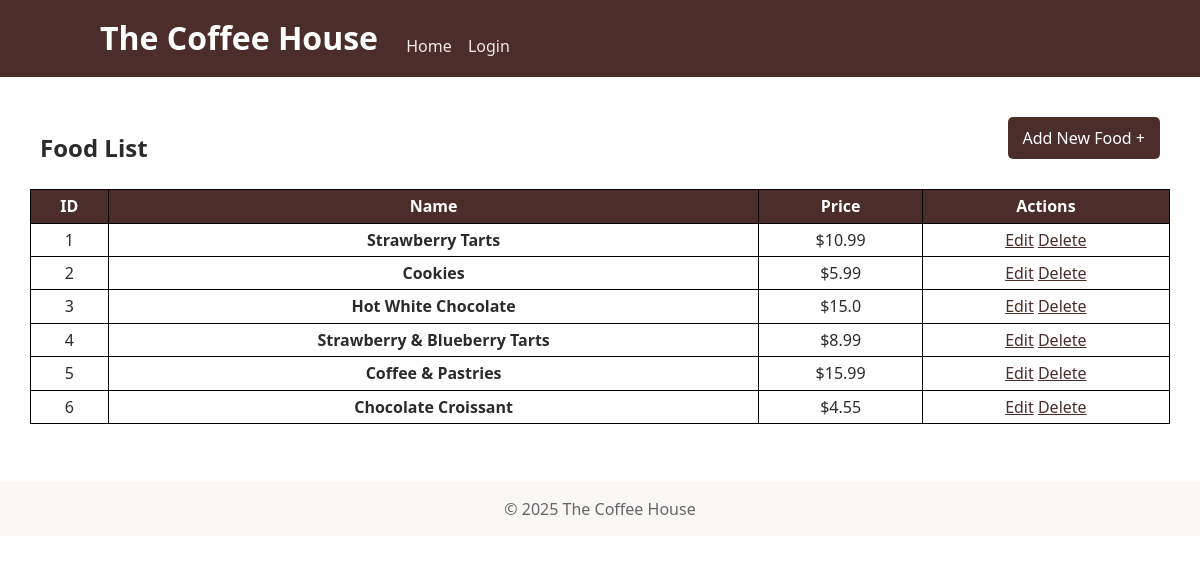
Page /admin/foodList on the committed database.
### tables this page shows
CREATE TABLE food_menu (
        id INTEGER PRIMARY KEY,
        name TEXT NOT NULL,
        price REAL NOT NULL,
        description TEXT,
        image_url TEXT
    );

### app.py (the view)
@app.route("/admin/foodList")
def foodList():
    db = get_db()
    cursor = db.cursor()
    cursor.execute("SELECT * FROM food_menu")
    foodMenu = cursor.fetchall()
    db.close()
    return render_template("foodList.html", foodMenu=foodMenu)

### app.py (called while the page is built)
def get_db():
    conn = sqlite3.connect("cafe.db")
    conn.row_factory = sqlite3.Row  # This allows accessing columns by name
    return conn

### templates/foodList.html (shortened to what this page needs)
<!DOCTYPE html>
<html lang="en">
<head>
    <link rel="stylesheet" href="{{ url_for('static', filename='css/style.css') }}">
    <link rel="stylesheet" href="{{ url_for('static', filename='css/foodTableList.css') }}">
</head>
<body>
    <header class="site-header">
        <div class="container">
            <h1 class="logo">The Coffee House</h1>
            <nav>
                <a href="/">Home</a>
                <a href="/login">Login</a>
            </nav>
        </div>
    </header>
    <main>
        <div>
            <h2>Food List</h2>
            <a href="/admin/addFood" class="addFoodButton">Add New Food +</a>
        </div>
        <table border="1">
            <tr>
                <th>ID</th>
                <th>Name</th>
                <th>Price</th>
                <th>Actions</th>
            </tr>
            {% for food in foodMenu %}
            <tr>
                <td>{{ food.id }}</td>
                <td class="foodName">{{ food.name }}</td>
                <td>${{ food.price }}</td>
                <td>
                    <a href="/admin/editFood/{{ food.id }}">Edit</a>
                    <a href="/admin/deleteFood/{{ food.id }}">Delete</a>
                </td>
            </tr>
            {% endfor %}
        </table>
    </main>
    <footer class="site-footer">
        <div class="container">&copy; {{ 2025 }} The Coffee House</div>
    </footer>
</body>
</html>

### static/css/style.css (style rules this page uses)
* { box-sizing: border-box; margin: 0; padding: 0; }
body { font-family: system-ui, -apple-system, Segoe UI, Roboto, Helvetica, Arial, sans-serif; line-height: 1.4; color: #2b2b2b; background: #fff; }
.container { width: 92%; max-width: 1000px; margin: 0 auto; }
.site-header { background: #4b2e2a; color: #fff; padding: 16px 0; }
.site-header .logo { display: inline-block; font-weight: 700; margin-right: 24px; }
.site-header nav { display: inline-block; vertical-align: middle; }
.site-header nav a { color: #f3e9e6; margin-right: 12px; text-decoration: none; }
.site-footer { background: #faf7f6; padding: 16px 0; color: #666; margin-top: 28px; text-align: center; }

### static/css/foodTableList.css (style rules this page uses)
main { display: flex; flex-direction: column; justify-content: center; text-align: center; padding: 30px; }
main div { padding: 10px; display: flex; justify-content: space-between; align-items: center; }
.addFoodButton { background-color: #4b2e2a; color: white; padding: 10px 15px; text-decoration: none; border-radius: 5px; margin-bottom: 20px; display: inline-block; }
table { border-collapse: collapse; }
table th { background-color: #4b2e2a; color: white; }
table, th, td { border: 1px solid black; padding: 5px; }
.foodName { font-weight: bold; }
table a { color: #4b2e2a; }

### rows in the picture
food_menu: id "1", name "Strawberry Tarts", price "10.99"
food_menu: id "2", name "Cookies", price "5.99"
food_menu: id "3", name "Hot White Chocolate", price "15.0"
food_menu: id "4", name "Strawberry & Blueberry Tarts", price "8.99"
food_menu: id "5", name "Coffee & Pastries", price "15.99"
food_menu: id "6", name "Chocolate Croissant", price "4.55"

### other values in the picture
{{ 2025 }} "2025"
